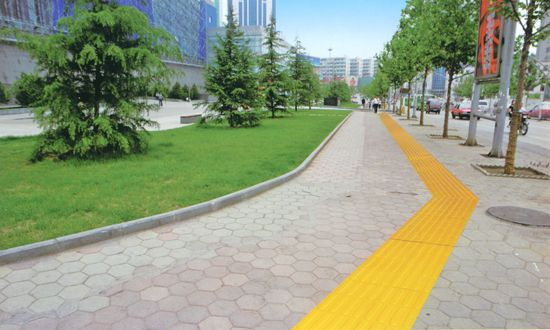
//> input picture photo/l.jpg, 550 x 330 px
$ ./Extest1 ../photo/l.jpg   (built with g++ and OpenCV 4)
//> lines starting //> are read from the running program, lines starting //| are printed output that depends on the picture; after the words box and inside, x2 and y2 are one past the last pixel; in counts of white or black regions, pixels touching at a corner belong together
#include <opencv2/opencv.hpp>
#include <iostream>
#include <string>
#include <vector>
#include <unistd.h>
int flag = 0;

using namespace cv;
using std::cout;
using std::endl;
using std::vector;
using std::string;

// [194 lines left out: functions calc_2D_entropy, sub_to_ind, ind_to_sub, getLocalEntropyImage, not called in this run]
// [8 lines of commented-out code are left out]

int splitBaseOnColor(string str) {
//> called with str = "../photo/l.jpg"
	clock_t func_begin, func_end;
	func_begin = clock();
	Mat src = imread(str);
//> src is the input picture: 330 rows x 550 cols, CV_8UC3; mean B, G, R 128.6, 157.3, 148.3
	cvtColor(src, src, CV_BGR2HSV);
//> src: 330 rows x 550 cols, CV_8UC3; mean H, S, V 49.2, 70.2, 165.7
	Mat dst(src.rows, src.cols, CV_8UC1, cv::Scalar::all(0));
	for (int i = 0; i<src.rows; i++)
		for (int j = 0; j < src.cols; j++) {
			if (src.at<cv::Vec3b>(i, j)[0] >= 15 &&
				src.at<cv::Vec3b>(i, j)[0] <= 30 &&
				src.at<cv::Vec3b>(i, j)[1] >= 60 &&
				src.at<cv::Vec3b>(i, j)[1] <= 255 &&
				src.at<cv::Vec3b>(i, j)[2] >= 60 &&
				src.at<cv::Vec3b>(i, j)[2] <= 255
				)
				dst.at<uchar>(i, j) = 255;
			else
				dst.at<uchar>(i, j) = 0;
		}
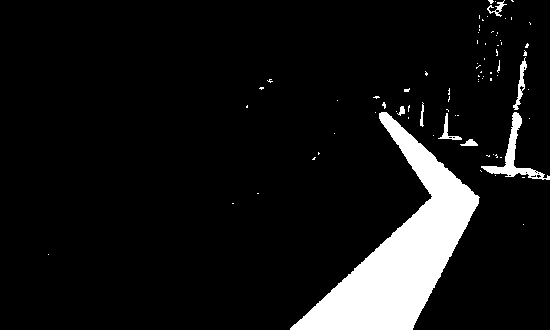
//> dst: 330 rows x 550 cols, CV_8UC1; 8.7% white; 78 white regions (70 under 20 px), largest, box (x1, y1, x2, y2) and area: (290, 112, 480, 330) 13923, (481, 112, 550, 180) 898, (513, 57, 527, 110) 224
	medianBlur(dst, dst, 11);
	dilate(dst, dst, getStructuringElement(MORPH_RECT, Size(15, 15)));
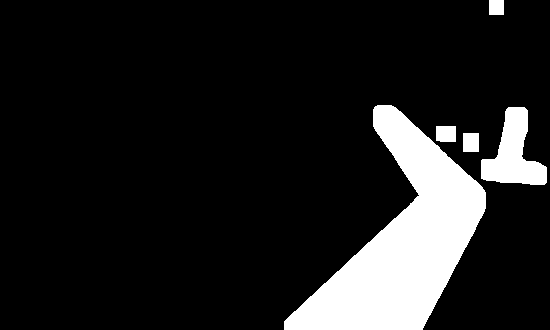
//> dst: 330 rows x 550 cols, CV_8UC1; 12.7% white; 5 white regions
	vector<vector<cv::Point> > contours;

	findContours(dst, contours, CV_RETR_EXTERNAL, CV_CHAIN_APPROX_NONE);
//> contours = 5 contours; box (x1, y1, x2, y2) and area: (284, 105, 486, 330) 19192, (481, 107, 547, 185) 2618, (436, 126, 456, 142) 282, (463, 133, 479, 152) 270, (489, 0, 504, 15) 196

	double maxArea = 0;
	int subscript = 0;
	for (size_t i = 0; i < contours.size(); i++)
	{
		double area = cv::contourArea(contours[i]);
		if (area > maxArea)
		{
			maxArea = area;
			subscript = i;
		}
	}
//> this loop made 5 passes
//> (area, maxArea) on passes 1 to 4: (270, 270), (281.5, 281.5), (2618, 2618), (19191.5, 19191.5)
//> area on pass 5: 196
//> after the loop, maxArea = 19191.5; subscript = 3

	Rect maxRect = boundingRect(contours[subscript]);
//> maxRect = Rect(284, 105, 202, 225)

	Mat result1(src.rows, src.cols, CV_8UC1, cv::Scalar::all(255));
	for (size_t i = 0; i < contours.size(); i++)
	{
		if (i != subscript)
		{
			Rect rect = boundingRect(contours[i]);
			rectangle(result1, rect, cv::Scalar(0), CV_FILLED);
		}
	}
//> this loop made 5 passes
//> rect on passes 1, 2, 3, 5: Rect(463, 133, 16, 19), Rect(436, 126, 20, 16), Rect(481, 107, 66, 78), Rect(489, 0, 15, 15)
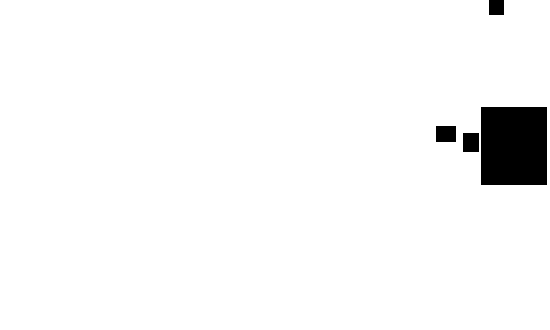
//> result1: 330 rows x 550 cols, CV_8UC1; 96.7% white; 4 black regions, box (x1, y1, x2, y2) and area: (481, 107, 547, 185) 5148, (436, 126, 456, 142) 320, (463, 133, 479, 152) 304, (489, 0, 504, 15) 225
	Mat result2;
	rectangle(result2, maxRect, cv::Scalar(255), CV_FILLED);
	dst.copyTo(result2, result2);
	//imshow("kshf", result2);
	Mat result3;
	result2.copyTo(result3, result1);
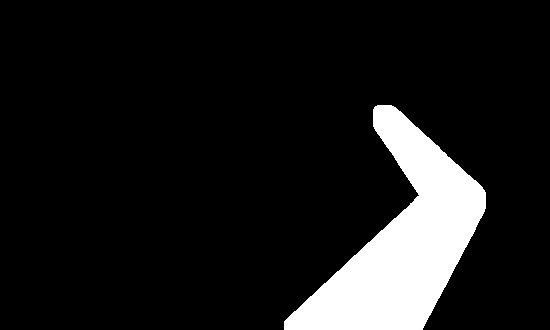
//> result3: 330 rows x 550 cols, CV_8UC1; 10.7% white; 1 white region, box (x1, y1, x2, y2) and area: (284, 105, 486, 330) 19504
	//imshow("largest region", result3);
	func_end = clock();
// [4 lines of commented-out code are left out]
	if (contours[0][0].y *1.0 - (result3.rows)*0.3<0) return 2;
	else if (contours[0][0].x == 0) return 1;
	else return 3;

	/*


	std::cout <<"kuan " <<result3.cols << "gao" << result3.rows<<endl;
	//imwrite("res.jpg", result3);

	cv::findContours(
		result3,
		contours,
		cv::noArray(),
		cv::RETR_LIST,
		cv::CHAIN_APPROX_SIMPLE
	);

	for(int i=0;i<200;i++)
	std::cout << contours[0][i]<<endl;


	result3 = cv::Scalar::all(0);
	cv::drawContours(result3, contours, -1, cv::Scalar::all(255));

	//cv::imshow("gray image", image_gray);
	cv::imshow("Contours", result3);
	*/
	//waitKey(0);
}
// [72 lines left out: function splitBaseOnTexture, not called in this run]


int main(int argc ,char *argv[])
{
	int ans = 0;
        flag =  splitBaseOnColor(argv[1]);
	printf("%d\n",flag);
	return 0;
}

// [6 lines left out: function split, not called in this run]

$ run again, on photo/r.jpg
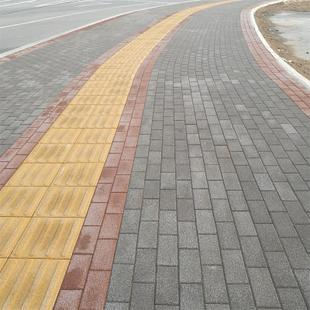
//> input picture photo/r.jpg, 310 x 310 px
//> in splitBaseOnColor, src is the input picture: 310 rows x 310 cols, CV_8UC3; mean B, G, R 143.2, 157.2, 168.3
//> src: 310 rows x 310 cols, CV_8UC3; mean H, S, V 23.6, 33.9, 168.6
//> after the loop in splitBaseOnColor, `for (int i = 0; i<src.rows; i++)`:
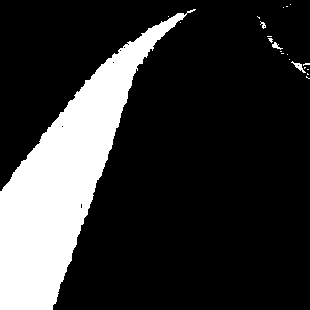
//> dst: 310 rows x 310 cols, CV_8UC1; 19.5% white; 21 white regions (17 under 20 px), largest, box (x1, y1, x2, y2) and area: (0, 9, 196, 310) 18590, (291, 61, 306, 73) 56, (272, 42, 283, 50) 37, (260, 21, 266, 29) 23
//> in splitBaseOnColor, `dilate(dst, dst, getStructuringElement(MORPH_RECT, Size(15, 15)));`:
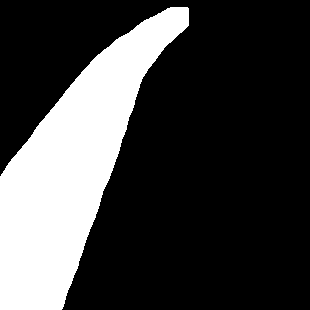
//> dst: 310 rows x 310 cols, CV_8UC1; 25% white; 1 white region
//> contours = 1 contour; box (x1, y1, x2, y2) and area: (0, 7, 189, 310) 23712
//> the loop in splitBaseOnColor, `for (size_t i = 0; i < contours.size(); i++)` made 1 pass
//> (area, maxArea) on pass 1: (23711.5, 23711.5)
//> after the loop in splitBaseOnColor, `for (size_t i = 0; i < contours.size(); i++)`: maxArea = 23711.5; subscript = 0
//> maxRect = Rect(0, 7, 189, 303)
//> the loop in splitBaseOnColor, `for (size_t i = 0; i < contours.size(); i++)` made 1 pass
